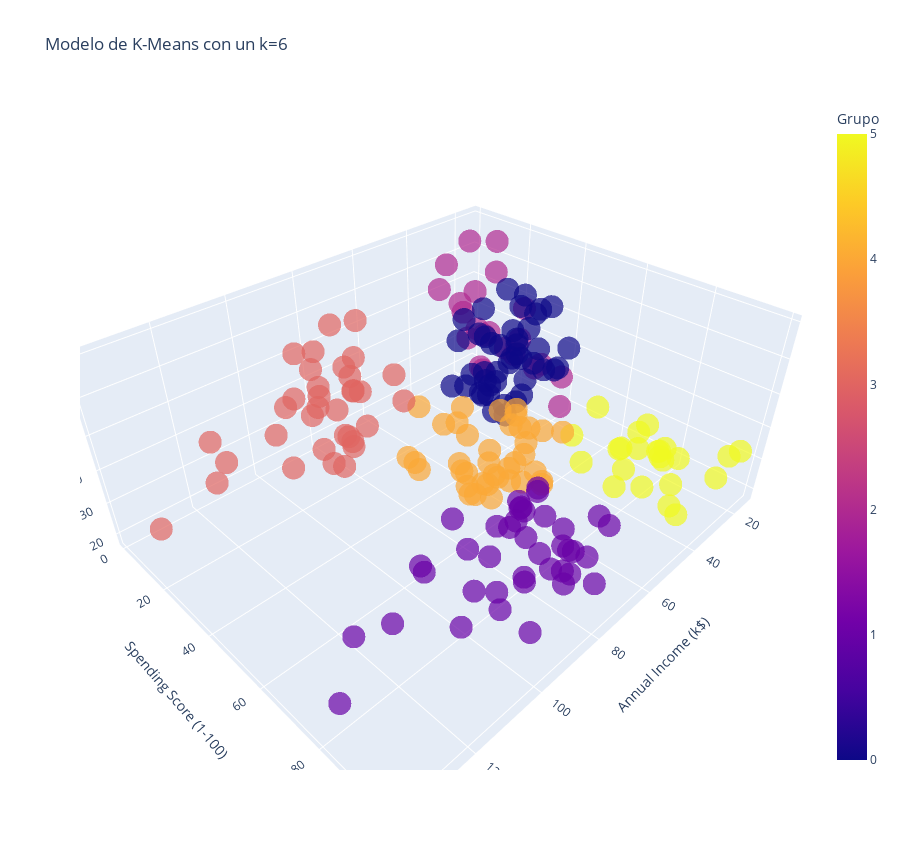

Write notebook code for a chart like this one.
### Code cell
# Crear un modelo 3D de los datos agrupados

Grafica_3D = px.scatter_3d(Datos, x='Annual Income (k$)', y='Spending Score (1-100)', z='Age', color='Grupo', symbol='Grupo', symbol_map={0: 'circle', 1: 'circle', 2: 'circle', 3: 'circle', 4: 'circle', 5: 'circle'}, opacity=0.7, width=900, height=850, title=f'Modelo de K-Means con un k={6}', labels={'label': 'Cluster'}, color_discrete_map={})
Grafica_3D.update_layout(showlegend=False)

### Figure 1 — Plotly figure (JSON) as saved in the notebook; plotly's stock layout.template omitted (floating-point values rounded to 4 significant figures)
{"data": [{"hovertemplate": "Grupo=%{marker.color}<br>Annual Income (k$)=%{x}<br>Spending Score (1-100)=%{y}<br>Age=%{z}<extra></extra>", "legendgroup": "2", "marker": {"color": [2, 2, 2, 2, 2, 2, 2, 2, 2, 2, 2, 2, 2, 2, 2, 2, 2, 2, 2, 2, 2, 2], "coloraxis": "coloraxis", "opacity": 0.7, "symbol": "circle"}, "mode": "markers", "name": "2", "scene": "scene", "showlegend": true, "type": "scatter3d", "x": [15, 16, 17, 18, 19, 19, 20, 20, 21, 23, 24, 25, 28, 28, 29, 30, 33, 33, 34, 37, 39, 39], "y": [39, 6, 40, 6, 3, 14, 15, 13, 35, 29, 35, 5, 14, 32, 31, 4, 4, 14, 17, 26, 36, 28], "z": [19, 20, 31, 35, 64, 67, 58, 37, 35, 52, 35, 46, 54, 45, 40, 60, 53, 49, 42, 36, 48, 49]}, {"hovertemplate": "Grupo=%{marker.color}<br>Annual Income (k$)=%{x}<br>Spending Score (1-100)=%{y}<br>Age=%{z}<extra></extra>", "legendgroup": "5", "marker": {"color": [5, 5, 5, 5, 5, 5, 5, 5, 5, 5, 5, 5, 5, 5, 5, 5, 5, 5, 5, 5, 5, 5, 5], "coloraxis": "coloraxis", "opacity": 0.7, "symbol": "circle"}, "mode": "markers", "name": "5", "scene": "scene", "showlegend": true, "type": "scatter3d", "x": [15, 16, 17, 18, 19, 19, 20, 20, 21, 23, 24, 25, 28, 28, 29, 30, 33, 33, 34, 37, 38, 39, 39], "y": [81, 77, 76, 94, 72, 99, 77, 79, 66, 98, 73, 73, 82, 61, 87, 73, 92, 81, 73, 75, 92, 61, 65], "z": [21, 23, 22, 23, 30, 35, 24, 22, 20, 35, 25, 31, 29, 35, 23, 21, 18, 21, 30, 20, 24, 31, 24]}, {"hovertemplate": "Grupo=%{marker.color}<br>Annual Income (k$)=%{x}<br>Spending Score (1-100)=%{y}<br>Age=%{z}<extra></extra>", "legendgroup": "0", "marker": {"color": [0, 0, 0, 0, 0, 0, 0, 0, 0, 0, 0, 0, 0, 0, 0, 0, 0, 0, 0, 0, 0, 0, 0, 0, 0, 0, 0, 0, 0, 0, 0, 0, 0, 0, 0, 0, 0, 0, 0, 0, 0, 0, 0, 0], "coloraxis": "coloraxis", "opacity": 0.7, "symbol": "circle"}, "mode": "markers", "name": "0", "scene": "scene", "showlegend": true, "type": "scatter3d", "x": [38, 40, 42, 43, 43, 43, 44, 44, 46, 46, 47, 47, 48, 48, 48, 49, 49, 50, 50, 54, 54, 54, 54, 54, 54, 54, 57, 58, 59, 60, 60, 61, 62, 62, 62, 63, 63, 63, 63, 63, 65, 65, 67, 67], "y": [35, 55, 52, 60, 45, 41, 50, 46, 46, 56, 52, 59, 51, 50, 48, 55, 42, 49, 56, 47, 53, 42, 51, 41, 44, 46, 58, 46, 55, 49, 47, 42, 48, 59, 56, 50, 46, 43, 48, 52, 43, 59, 43, 57], "z": [65, 50, 49, 59, 50, 47, 51, 69, 53, 70, 67, 54, 63, 43, 68, 70, 47, 60, 60, 59, 45, 49, 57, 67, 46, 48, 55, 50, 68, 48, 47, 48, 49, 67, 49, 66, 54, 68, 66, 65, 63, 49, 51, 50]}, {"hovertemplate": "Grupo=%{marker.color}<br>Annual Income (k$)=%{x}<br>Spending Score (1-100)=%{y}<br>Age=%{z}<extra></extra>", "legendgroup": "4", "marker": {"color": [4, 4, 4, 4, 4, 4, 4, 4, 4, 4, 4, 4, 4, 4, 4, 4, 4, 4, 4, 4, 4, 4, 4, 4, 4, 4, 4, 4, 4, 4, 4, 4, 4, 4, 4, 4, 4, 4], "coloraxis": "coloraxis", "opacity": 0.7, "symbol": "circle"}, "mode": "markers", "name": "4", "scene": "scene", "showlegend": true, "type": "scatter3d", "x": [40, 40, 40, 42, 43, 46, 46, 48, 48, 48, 54, 54, 54, 54, 54, 57, 58, 59, 60, 60, 60, 60, 61, 62, 62, 62, 63, 64, 64, 65, 65, 67, 67, 69, 70, 71, 72, 76], "y": [47, 42, 42, 60, 54, 51, 55, 59, 59, 47, 54, 48, 52, 55, 57, 55, 60, 41, 40, 42, 52, 50, 49, 41, 55, 42, 54, 42, 46, 48, 50, 56, 40, 58, 29, 35, 34, 40], "z": [27, 29, 31, 33, 31, 27, 19, 18, 19, 32, 26, 40, 23, 38, 21, 22, 34, 18, 40, 32, 24, 27, 20, 23, 26, 21, 19, 38, 19, 18, 19, 27, 38, 40, 23, 43, 25, 28]}, {"hovertemplate": "Grupo=%{marker.color}<br>Annual Income (k$)=%{x}<br>Spending Score (1-100)=%{y}<br>Age=%{z}<extra></extra>", "legendgroup": "1", "marker": {"color": [1, 1, 1, 1, 1, 1, 1, 1, 1, 1, 1, 1, 1, 1, 1, 1, 1, 1, 1, 1, 1, 1, 1, 1, 1, 1, 1, 1, 1, 1, 1, 1, 1, 1, 1, 1, 1, 1, 1], "coloraxis": "coloraxis", "opacity": 0.7, "symbol": "circle"}, "mode": "markers", "name": "1", "scene": "scene", "showlegend": true, "type": "scatter3d", "x": [69, 70, 71, 71, 71, 72, 73, 73, 74, 75, 76, 77, 77, 78, 78, 78, 78, 78, 78, 79, 81, 85, 86, 87, 87, 87, 88, 88, 93, 97, 98, 99, 101, 103, 103, 113, 120, 126, 137], "y": [91, 77, 95, 75, 75, 71, 88, 73, 72, 93, 87, 97, 74, 90, 88, 76, 89, 78, 73, 83, 93, 75, 95, 63, 75, 92, 86, 69, 90, 86, 88, 97, 68, 85, 69, 91, 79, 74, 83], "z": [39, 31, 40, 38, 39, 31, 29, 32, 35, 32, 32, 28, 32, 34, 39, 38, 27, 30, 30, 29, 31, 36, 33, 32, 28, 36, 30, 27, 35, 32, 29, 30, 28, 36, 32, 38, 35, 32, 30]}, {"hovertemplate": "Grupo=%{marker.color}<br>Annual Income (k$)=%{x}<br>Spending Score (1-100)=%{y}<br>Age=%{z}<extra></extra>", "legendgroup": "3", "marker": {"color": [3, 3, 3, 3, 3, 3, 3, 3, 3, 3, 3, 3, 3, 3, 3, 3, 3, 3, 3, 3, 3, 3, 3, 3, 3, 3, 3, 3, 3, 3, 3, 3, 3, 3], "coloraxis": "coloraxis", "opacity": 0.7, "symbol": "circle"}, "mode": "markers", "name": "3", "scene": "scene", "showlegend": true, "type": "scatter3d", "x": [71, 71, 73, 73, 74, 75, 77, 77, 78, 78, 78, 78, 78, 78, 79, 81, 85, 86, 87, 87, 87, 88, 88, 93, 97, 98, 99, 101, 103, 103, 113, 120, 126, 137], "y": [11, 9, 5, 7, 10, 5, 12, 36, 22, 17, 20, 16, 1, 1, 35, 5, 26, 20, 27, 13, 10, 13, 15, 14, 32, 15, 39, 24, 17, 23, 8, 16, 28, 18], "z": [59, 47, 20, 44, 19, 57, 25, 48, 34, 43, 44, 47, 37, 34, 56, 19, 50, 42, 36, 40, 36, 52, 58, 59, 37, 46, 41, 54, 41, 34, 33, 47, 45, 32]}], "layout": {"coloraxis": {"colorbar": {"title": {"text": "Grupo"}}, "colorscale": [[0, "#0d0887"], [0.1111, "#46039f"], [0.2222, "#7201a8"], [0.3333, "#9c179e"], [0.4444, "#bd3786"], [0.5556, "#d8576b"], [0.6667, "#ed7953"], [0.7778, "#fb9f3a"], [0.8889, "#fdca26"], [1, "#f0f921"]]}, "height": 850, "legend": {"title": {"text": "Grupo"}, "tracegroupgap": 0}, "scene": {"aspectmode": "auto", "aspectratio": {"x": 1.429, "y": 1.148, "z": 0.6093}, "domain": {"x": [0, 1], "y": [0, 1]}, "xaxis": {"title": {"text": "Annual Income (k$)"}, "type": "linear"}, "yaxis": {"title": {"text": "Spending Score (1-100)"}, "type": "linear"}, "zaxis": {"title": {"text": "Age"}, "type": "linear"}}, "showlegend": false, "title": {"text": "Modelo de K-Means con un k=6"}, "width": 900}}
